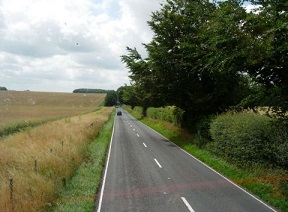
//> input picture 19.Canny_operator/Canny_operator/road.jpg, 288 x 212 px
$ ./main   (built with g++ and OpenCV 4)
//> lines starting //> are read from the running program, lines starting //| are printed output that depends on the picture
#include <iostream>
#include <opencv2/highgui.hpp>
#include <opencv2/imgproc.hpp>
#include <opencv2/core.hpp>

using namespace std;
using namespace cv;

#define PI 3.1415926

class EdgeDetector {
private:
	// original image
	Mat img;
	// 16-bit signed int image
	Mat sobel;
	// Aperture size of the Sobel kernel
	int aperture;
	// Sobel magnitude
	Mat sobelMagnitude;
	// Sobel orientation
	Mat sobelOrientation;

public:
	EdgeDetector() : aperture(3) {}

	// Set the aperture size of the kernel
	void setAperture(int a) {
		aperture = a;
	}

	// Get the aperture size of the kernel
	int getAperture() const {
		return aperture;
	}

	// Compute the Sobel
	void computeSobel(const Mat& image) {
		Mat sobelX;
		Mat sobelY;

		// Compute Sobel
		Sobel(image, sobelX, CV_32F, 1, 0, aperture);
		Sobel(image, sobelY, CV_32F, 0, 1, aperture);

		imwrite("sobelX.bmp", sobelX);
		imwrite("sobelY.bmp", sobelY);

		// Compute magnitude and orientation
		cartToPolar(sobelX, sobelY, sobelMagnitude, sobelOrientation);
	}

	// Compute the Sobel
	void computeSobel(const Mat& image, Mat &sobelX, Mat &sobelY) {
		// Compute Sobel
		Sobel(image, sobelX, CV_32F, 1, 0, aperture);
		Sobel(image, sobelY, CV_32F, 0, 1, aperture);

		// Compute magnitude and orientation
		cartToPolar(sobelX, sobelY, sobelMagnitude, sobelOrientation);
	}

	// Get Sobel magnitude
	Mat getMagnitude() {
		return sobelMagnitude;
	}

	// Get Sobel orientation
	Mat getOrientation() {
		return sobelOrientation;
	}

	// Get a thresholded binary map
	Mat getBinaryMap(double threshold) {
		Mat bin;
		cv::threshold(sobelMagnitude, bin, threshold, 255, THRESH_BINARY_INV);

		return bin;
	}

	// Get a CV_8U image of the Sobel
	Mat getSobelImage() {
		Mat bin;

		double minval, maxval;
		minMaxLoc(sobelMagnitude, &minval, &maxval);
		sobelMagnitude.convertTo(bin, CV_8U, 255 / maxval);

		return bin;
	}

	// Get a CV_8U image of the Sobel orientation
	// 1 gray-level = 2 degrees
	Mat getSobelOrientationImage() {
		Mat bin;

		sobelOrientation.convertTo(bin, CV_8U, 90 / PI);

		return bin;
	}
};

int main() {
	Mat input_gray = imread("road.jpg", IMREAD_GRAYSCALE);
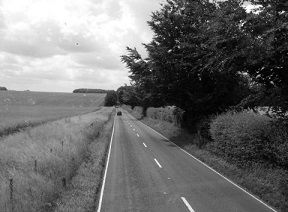
//> input_gray: 212 rows x 288 cols, CV_8UC1; min 0, max 255, mean 110.5

	// Compute Sobel
	EdgeDetector ed;
	ed.computeSobel(input_gray);
//> in computeSobel, `Sobel(image, sobelX, CV_32F, 1, 0, aperture);`:
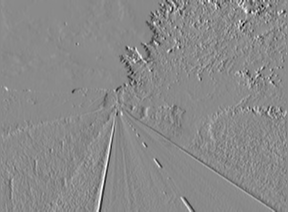
//> sobelX: 212 rows x 288 cols, CV_32FC1; min -772, max 651, mean -3.6; drawn with min black and max white
//> in computeSobel, `Sobel(image, sobelY, CV_32F, 0, 1, aperture);`:
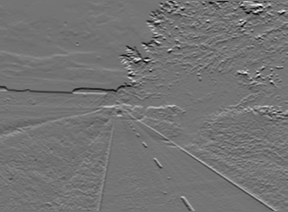
//> sobelY: 212 rows x 288 cols, CV_32FC1; min -691, max 821, mean -3; drawn with min black and max white
//> in computeSobel, `cartToPolar(sobelX, sobelY, sobelMagnitude, sobelOrientation);`:
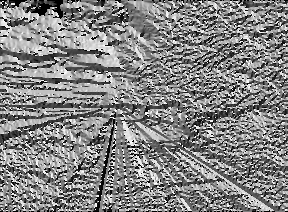
//> sobelOrientation: 212 rows x 288 cols, CV_32FC1; min 0, max 6.28, mean 3.26; drawn with min black and max white

	// Apply canny algorithm
	Mat Canny_contours;
	Canny(input_gray,	// gray-level image
		Canny_contours, // output contours
		125,			// low threshold
		350);			// high threshold (255 * rootsquare(2) = 360.624..)
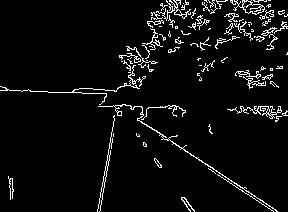
//> Canny_contours: 212 rows x 288 cols, CV_8UC1; 5.2% white in thin lines or dots

	imwrite("road_gray.bmp", input_gray);
	imwrite("Sobel_magnitude.bmp", ed.getMagnitude());
	imwrite("Sobel_orientation.bmp", ed.getSobelOrientationImage());
//> in getSobelOrientationImage, `sobelOrientation.convertTo(bin, CV_8U, 90 / PI);`:
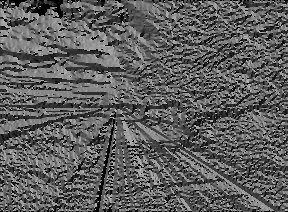
//> bin: 212 rows x 288 cols, CV_8UC1; min 0, max 180, mean 93.5
	imwrite("Sobel_low_threshold.bmp", ed.getBinaryMap(125));
//> in getBinaryMap, `cv::threshold(sobelMagnitude, bin, threshold, 255, THRESH_BINARY_INV);`: bin: 212 rows x 288 cols, CV_32FC1; 87.6% white; black in thin lines or dots
	imwrite("Sobel_high_threshold.bmp", ed.getBinaryMap(350));
//> call 2 of getBinaryMap, with threshold = 350
//> in getBinaryMap (call 2), `cv::threshold(sobelMagnitude, bin, threshold, 255, THRESH_BINARY_INV);`:
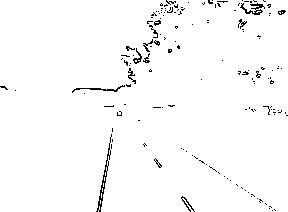
//> bin: 212 rows x 288 cols, CV_32FC1; 97.8% white; black in thin lines or dots
	imwrite("Canny_contours.bmp", 255 - Canny_contours);
}
